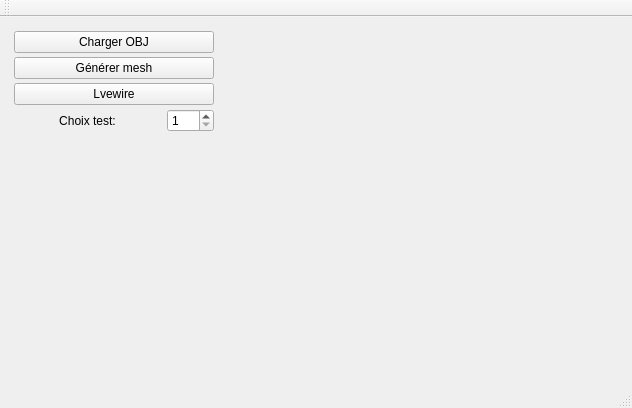
<?xml version="1.0" encoding="UTF-8"?>
<ui version="4.0">
 <class>MainWindow</class>
 <widget class="QMainWindow" name="MainWindow">
  <property name="geometry">
   <rect>
    <x>0</x>
    <y>0</y>
    <width>632</width>
    <height>408</height>
   </rect>
  </property>
  <property name="windowTitle">
   <string>MainWindow</string>
  </property>
  <widget class="QWidget" name="centralWidget">
   <layout class="QHBoxLayout" name="horizontalLayout_2">
    <item>
     <widget class="QWidget" name="widget_2" native="true">
      <property name="sizePolicy">
       <sizepolicy hsizetype="Maximum" vsizetype="Preferred">
        <horstretch>150</horstretch>
        <verstretch>0</verstretch>
       </sizepolicy>
      </property>
      <property name="minimumSize">
       <size>
        <width>150</width>
        <height>0</height>
       </size>
      </property>
      <layout class="QVBoxLayout" name="verticalLayout">
       <property name="spacing">
        <number>4</number>
       </property>
       <property name="leftMargin">
        <number>3</number>
       </property>
       <property name="topMargin">
        <number>3</number>
       </property>
       <property name="rightMargin">
        <number>3</number>
       </property>
       <property name="bottomMargin">
        <number>3</number>
       </property>
       <item>
        <widget class="QPushButton" name="pushButton_chargement">
         <property name="minimumSize">
          <size>
           <width>200</width>
           <height>0</height>
          </size>
         </property>
         <property name="text">
          <string>Charger OBJ</string>
         </property>
        </widget>
       </item>
       <item>
        <widget class="QPushButton" name="pushButton_generer">
         <property name="text">
          <string>Générer mesh</string>
         </property>
        </widget>
       </item>
       <item>
        <widget class="QPushButton" name="pushButton_livewire">
         <property name="text">
          <string>Lvewire</string>
         </property>
        </widget>
       </item>
       <item>
        <layout class="QHBoxLayout" name="horizontalLayout">
         <item>
          <widget class="QLabel" name="label">
           <property name="sizePolicy">
            <sizepolicy hsizetype="Expanding" vsizetype="Preferred">
             <horstretch>0</horstretch>
             <verstretch>0</verstretch>
            </sizepolicy>
           </property>
           <property name="text">
            <string>Choix test:</string>
           </property>
           <property name="alignment">
            <set>Qt::AlignCenter</set>
           </property>
          </widget>
         </item>
         <item>
          <widget class="QSpinBox" name="spinBox">
           <property name="minimum">
            <number>1</number>
           </property>
           <property name="maximum">
            <number>100</number>
           </property>
          </widget>
         </item>
        </layout>
       </item>
       <item>
        <spacer name="verticalSpacer">
         <property name="orientation">
          <enum>Qt::Vertical</enum>
         </property>
         <property name="sizeHint" stdset="0">
          <size>
           <width>20</width>
           <height>40</height>
          </size>
         </property>
        </spacer>
       </item>
      </layout>
     </widget>
    </item>
    <item>
     <widget class="MeshViewerWidget" name="displayWidget" native="true"/>
    </item>
   </layout>
  </widget>
  <widget class="QMenuBar" name="menuBar">
   <property name="geometry">
    <rect>
     <x>0</x>
     <y>0</y>
     <width>632</width>
     <height>22</height>
    </rect>
   </property>
  </widget>
  <widget class="QToolBar" name="mainToolBar">
   <attribute name="toolBarArea">
    <enum>TopToolBarArea</enum>
   </attribute>
   <attribute name="toolBarBreak">
    <bool>false</bool>
   </attribute>
  </widget>
  <widget class="QStatusBar" name="statusBar"/>
 </widget>
 <layoutdefault spacing="6" margin="11"/>
 <customwidgets>
  <customwidget>
   <class>MeshViewerWidget</class>
   <extends>QWidget</extends>
   <header location="global">meshviewerwidget.h</header>
   <container>1</container>
  </customwidget>
 </customwidgets>
 <resources/>
 <connections/>
</ui>
